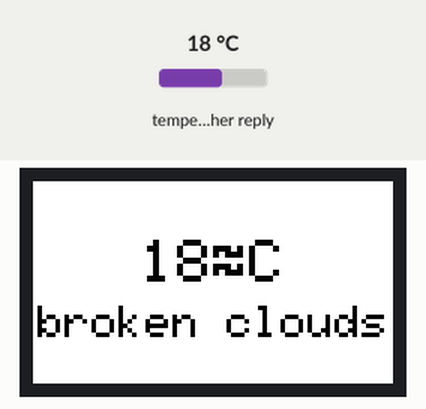
Simulated run of this sketch. Board: ESP32. Parts: 240×135 colour display. The inputs (shaded band) are chosen by the test bench; at power-on: temperature in the weather reply 18 °C. WiFi joins after 1.5 s; servers stay silent unless stated; web services answer with replies made up by the test bench; not simulated (calls return 0 or success): secrets.h; what the sketch prints to the serial monitor is not drawn.

Above: at 2.0 s.

The sketch:

weatherWidget.ino
```cpp
#include "secrets.h"
#include <SPI.h>
#include <TFT_eSPI.h>
#include "connectToWifi.h"
#include "WiFi.h"
#include <ArduinoJson.h>

//preferences
#define BG_COLOR TFT_WHITE
#define FG_COLOR TFT_BLACK
#define WEATHER_UPDATE_FREQUENCY_MINS 30
#define SCREEN_WIDTH 240
#define SCREEN_HEIGHT 135


int BasePositionX = 120;
int BasePositionY = 55;
int defaultTextSize = 4;


TFT_eSPI tft = TFT_eSPI();


//setting up weather stuff
char server[] = "api.openweathermap.org";
String apiKey = SECRET_WEATHER_API_KEY;
String latitude = SECRET_LATITUDE;
String longitude = SECRET_LONGITUDE;


struct WeatherData{
  String temp;
  String main;
  String description;
  String icon;
};


void setup()
{
  Serial.begin(115200);
  while (!Serial){delay(10);}
  connectToWifi();

  tft.init();
  tft.fillScreen(BG_COLOR);
  tft.setTextSize(defaultTextSize);
  tft.setRotation(1);
  tft.setTextColor(FG_COLOR);
  tft.setTextDatum(MC_DATUM);


  //DEBUGGING: printing weather in serial monitor
  // Serial.print("Temp: ");
  // Serial.println(myData.temp);

  // Serial.print("Weather: ");
  // Serial.println(myData.main);

  // Serial.print("Description: ");
  // Serial.println(myData.description);


}


void fitTextToScreenSize(String text){
  int currentTextSize = defaultTextSize;
  while (tft.textWidth(text) > tft.width()){
    currentTextSize -= 1;
    tft.setTextSize(currentTextSize);
  }
}

void loop() {

  if (WiFi.status() == WL_CONNECTED){
    WeatherData myData = getWeather();
    tft.fillScreen(BG_COLOR);
    tft.drawString(myData.temp + char(247) + "C", BasePositionX, BasePositionY);
    Serial.println(myData.main);

    fitTextToScreenSize(myData.description);
    tft.drawString(myData.description, 120, 95);

    tft.setTextSize(defaultTextSize);
  }
  else{
    tft.fillScreen(BG_COLOR);
    fitTextToScreenSize("WiFi Connection Failed");
    tft.drawString("WiFi Connection Failed", BasePositionX, BasePositionY);
  }

  delay(WEATHER_UPDATE_FREQUENCY_MINS * 60 * 1000);
}


WeatherData getWeather() {

  WeatherData data;

  //Serial.println("\nConnecting to server..");

  if (!client.connect(server, 80)) {
    Serial.println("Connection failed :(");
    return data;
  }


  //Serial.println("Connected to server :)");

  client.println("GET /data/2.5/weather?lat="+latitude+"&lon="+longitude+"&appid="+apiKey+"&units=metric HTTP/1.1");
  client.println("Host: api.openweathermap.org");
  client.println("Connection: close");
  client.println();

  //skipping HTTP headers
  while (!client.available()) {
    delay(10);
  }

  // skip HTTP headers
  while (client.available()) {
    char c = client.peek();
    if (c == '{') break;
    client.read();
  }

  //parsing JSON
  DynamicJsonDocument doc(2048);
  DeserializationError error = deserializeJson(doc, client);

  if (error) {
    Serial.print("JSON parse failed: ");
    Serial.println(error.c_str());
    return data;
  }

  //extracting values
  data.temp = String(doc["main"]["temp"].as<float>(), 0);
  data.main = doc["weather"][0]["main"].as<String>();
  data.description = doc["weather"][0]["description"].as<String>();
  data.icon = doc["weather"][0]["icon"].as<String>();

  client.stop();

  return data;
}
```

connectToWifi.h
```cpp
#include "secrets.h"
#include "WiFi.h"
#include "esp_eap_client.h"

#define WIFI_CONNECTION_TIMEOUT 30

WiFiClient client;


void print_wifi_info ()
{

}


void waitOutForConnection(){
  unsigned long deadline = millis() + (unsigned long)(WIFI_CONNECTION_TIMEOUT * 1000);
  while ((WiFi.status() != WL_CONNECTED) && (millis() < deadline))
  {
    delay(500);
    Serial.print(".");
  }
  Serial.println("");
}

void eduroamConnect(){
  WiFi.disconnect(true);
  WiFi.mode(WIFI_STA);

  Serial.printf("Connecting to eduroam as user %s\n", SECRET_EDUROAM_USER);
  esp_eap_client_set_identity((uint8_t *)SECRET_EDUROAM_USER, strlen(SECRET_EDUROAM_USER));
  esp_eap_client_set_username((uint8_t *)SECRET_EDUROAM_USER, strlen(SECRET_EDUROAM_USER));
  esp_eap_client_set_password((uint8_t *)SECRET_EDUROAM_PASS, strlen(SECRET_EDUROAM_PASS));
  esp_wifi_sta_enterprise_enable();
  WiFi.begin("eduroam");
  waitOutForConnection();
}


void backupWifiConnect(){
  WiFi.disconnect(true);
  WiFi.mode(WIFI_STA);

  Serial.println("eduroam connection failed, connecting to backup network");
  Serial.printf("Connecting to %s\n", SECRET_BACKUP_WIFI_SSID);
  WiFi.begin(SECRET_BACKUP_WIFI_SSID, SECRET_BACKUP_WIFI_PASS);
  waitOutForConnection();
}


bool connectToWifi(){

  //eduroamConnect();

  if (WiFi.status() != WL_CONNECTED){
    backupWifiConnect();
  }


  if (WiFi.status() == WL_CONNECTED){
    Serial.print("Connected to WiFi network: ");
    Serial.println(WiFi.SSID());
    return true;
  } else{
    Serial.println("Wifi not connected :(");
    return false;
  }

}
```
